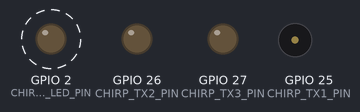
The sketch below on a simulated ESP32. On the bench: output pins drawn as LEDs (lit = HIGH), buzzer (waves = sounding). Dashed ring = blinking. What the sketch prints to the serial monitor is not drawn.

Above: at 0.92 s.
Timing chart, 0 to 3.9 s (numbered marks = the images above):
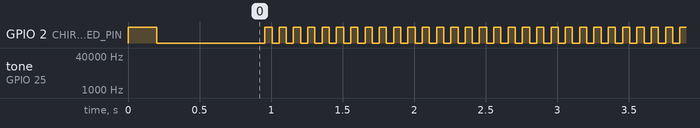

Measured:
- by itself, GPIO 2 (CHIRP_STATUS_LED_PIN): repeats every 0.10 s: HIGH 0.05 s, LOW 0.05 s

The sketch:

buoy_firmware.ino
```cpp
// ============================================================
// Module:      buoy_firmware.ino
// Description: ASV acoustic beacon (buoy) firmware. Standalone
//              LFM chirp generator - no micro-ROS, no sensors.
//              Drives 3x TCT40-16T via IRLZ44N MOSFETs at 120deg
//              spacing for 360deg coverage. Single codebase for
//              both buoys; sweep direction selected at compile
//              time via BUOY_ID (code-division beacon ID, FC-7).
// Target:      ESP32 #2 (buoy controller), Arduino framework
// Pipeline:    THIS -> IRLZ44N gates -> 3x TCT40-16T -> air ->
//              TCT40-16R (vehicle) -> AD9226 -> FPGA matched filter
// Date:        2026-06-30
// ============================================================
//
// CLAUDE.md / TRAJECTORY.md FC-7 contract:
//  - Buoy 1: UP-sweep LFM, 38.5 -> 41.5 kHz
//  - Buoy 2: DOWN-sweep LFM, 41.5 -> 38.5 kHz
//  - Both buoys share the SAME 38.5-41.5kHz transducer passband;
//    beacon ID is by sweep DIRECTION, not frequency band.
//  - Chirp duration T = 5.0ms, repeat at 20Hz (50ms period).
//  - 2109 reference samples @ 421,875Hz on the receive side is
//    unaffected by transmit-side implementation here.
//
// Build instructions:
//  Set BUOY_ID below to 1 (this board drives Buoy 1, UP-sweep) or
//  2 (this board drives Buoy 2, DOWN-sweep) BEFORE flashing each
//  physical buoy board. Each buoy is a separate ESP32 board running
//  this same file with only BUOY_ID changed.
//
#define BUOY_ID 1   // <-- SET TO 1 or 2 BEFORE FLASHING (see above)

#if (BUOY_ID != 1) && (BUOY_ID != 2)
#error "BUOY_ID must be defined as 1 or 2"
#endif

#include "chirp_generator.h"

// Buoy 1 = UP-sweep (38.5->41.5kHz), Buoy 2 = DOWN-sweep (41.5->38.5kHz). (FC-7)
#define BUOY_UP_SWEEP (BUOY_ID == 1)

uint32_t t_last_chirp = 0;

void setup() {
  chirp_setup();
  Serial.begin(115200);
  Serial.printf("ASV buoy firmware - BUOY_ID=%d (%s-sweep)\n",
                BUOY_ID, BUOY_UP_SWEEP ? "UP" : "DOWN");

  // Visual confirmation of compiled BUOY_ID in the field (no serial needed).
  chirp_blink_id(BUOY_ID);

  t_last_chirp = millis();
}

void loop() {
  uint32_t now = millis();

  // 20Hz chirp rate (CHIRP_PERIOD_MS = 50ms). The 5ms chirp itself is
  // blocking (chirp_play); no other duties run on this standalone board,
  // so blocking timing is acceptable and keeps the sweep ramp jitter-free.
  if ((now - t_last_chirp) >= CHIRP_PERIOD_MS) {
    t_last_chirp = now;
    chirp_play(BUOY_UP_SWEEP);
  }
}
```

chirp_generator.h
```cpp
// ============================================================
// Module:      chirp_generator.h
// Description: LFM (linear frequency modulated) chirp generator
//              for the ASV acoustic beacons. Drives 3x TCT40-16T
//              transducers (120 deg spacing) via IRLZ44N MOSFET
//              gate drive, using ESP32 LEDC hardware PWM stepped
//              through a discrete frequency ramp to approximate
//              the analog LFM sweep with a square wave.
// Target:      ESP32 #2 (buoy), standalone (no micro-ROS)
// Reference:   CLAUDE.md FC-7 (TRAJECTORY.md) - code-division beacon
//              ID by sweep direction, both buoys share the same
//              38.5-41.5kHz TCT40-16T transducer passband.
//              DL-1 addendum - square-wave digital drive validated
//              for this transducer; no DAC/analog synth needed.
// Date:        2026-06-30
// ============================================================
//
// IRLZ44N gate drive circuit (per transducer channel, x3):
//   ESP32 GPIO --[150-220ohm series resistor]--> IRLZ44N Gate
//   IRLZ44N Gate --[100k pulldown to GND]        (holds gate low
//                                                  if GPIO floats
//                                                  during boot)
//   IRLZ44N Drain -> TCT40-16T (+) ; TCT40-16T (-) -> TX supply rail
//   1N4148 clamp diode: cathode to TX supply rail, anode to Drain
//                        (clamps inductive/piezo flyback above rail)
//   IRLZ44N Source -> GND (common with ESP32 GND)
//   IRLZ44N Vgs(th) = 1-2V -> fully enhanced at 3.3V ESP32 GPIO (CLAUDE.md)
//
// GPIO pin assignment (3 gates per buoy board):
//   TX1_PIN = GPIO25  (LEDC ch 0, all 3 pins share this channel ->
//   TX2_PIN = GPIO26   identical waveform out of all 3 gates, since
//   TX3_PIN = GPIO27   the 3 transducers are driven in unison for
//                       360 deg coverage, not individually modulated)
//   STATUS_LED_PIN = GPIO2 (onboard LED; blinks BUOY_ID at boot,
//                            toggles once per chirp for field debug)
//
// TX supply rail: confirm at Layer A bench check (DL-1 addendum used
// 5V bench drive for the FPGA TX validation; use the same nominal 5V
// for the buoy MOSFET drain rail unless bench testing says otherwise).
//
#ifndef CHIRP_GENERATOR_H
#define CHIRP_GENERATOR_H

#include <Arduino.h>

// ---- Pin map ----
#define CHIRP_TX1_PIN        25
#define CHIRP_TX2_PIN        26
#define CHIRP_TX3_PIN        27
#define CHIRP_STATUS_LED_PIN 2

// ---- LEDC configuration ----
#define CHIRP_LEDC_CHANNEL   0
#define CHIRP_LEDC_RES_BITS  8     // ledcWriteTone manages duty internally

// ---- Chirp spec (CLAUDE.md FC-7, both buoys share this band) ----
#define CHIRP_F_LOW_HZ    38500.0f
#define CHIRP_F_HIGH_HZ   41500.0f
#define CHIRP_DURATION_MS 5        // T = 5.0ms (FC-7)
#define CHIRP_PERIOD_MS   50       // 20Hz repeat rate (FC-7)
#define CHIRP_N_STEPS     50       // 100us/step over 5ms - discrete approx. of LFM ramp
#define CHIRP_STEP_US     (uint32_t)((CHIRP_DURATION_MS * 1000UL) / CHIRP_N_STEPS)

inline void chirp_setup() {
  pinMode(CHIRP_STATUS_LED_PIN, OUTPUT);
  digitalWrite(CHIRP_STATUS_LED_PIN, LOW);

  // All 3 TX gates share one LEDC channel -> identical waveform on
  // all 3 transducers (they are driven in unison, not phased).
  ledcSetup(CHIRP_LEDC_CHANNEL, (uint32_t)CHIRP_F_LOW_HZ, CHIRP_LEDC_RES_BITS);
  ledcAttachPin(CHIRP_TX1_PIN, CHIRP_LEDC_CHANNEL);
  ledcAttachPin(CHIRP_TX2_PIN, CHIRP_LEDC_CHANNEL);
  ledcAttachPin(CHIRP_TX3_PIN, CHIRP_LEDC_CHANNEL);
  ledcWriteTone(CHIRP_LEDC_CHANNEL, 0);  // silent until first chirp
}

// Blocking: steps the LEDC tone frequency through a discrete linear
// ramp from f_start to f_stop over CHIRP_DURATION_MS, then silences
// the output. up_sweep=true -> f_start=LOW, f_stop=HIGH (Buoy 1);
// up_sweep=false -> f_start=HIGH, f_stop=LOW (Buoy 2), per FC-7.
inline void chirp_play(bool up_sweep) {
  float f_start = up_sweep ? CHIRP_F_LOW_HZ  : CHIRP_F_HIGH_HZ;
  float f_stop  = up_sweep ? CHIRP_F_HIGH_HZ : CHIRP_F_LOW_HZ;

  for (int i = 0; i < CHIRP_N_STEPS; i++) {
    float frac = (float)i / (float)(CHIRP_N_STEPS - 1);
    float f = f_start + (f_stop - f_start) * frac;
    ledcWriteTone(CHIRP_LEDC_CHANNEL, f);
    delayMicroseconds(CHIRP_STEP_US);
  }
  ledcWriteTone(CHIRP_LEDC_CHANNEL, 0);  // silence between chirps

  digitalWrite(CHIRP_STATUS_LED_PIN, !digitalRead(CHIRP_STATUS_LED_PIN));
}

// Boot-time visual ID: blink the status LED `id` times so the buoy's
// compiled BUOY_ID can be confirmed in the field without a serial console.
inline void chirp_blink_id(int id) {
  for (int i = 0; i < id; i++) {
    digitalWrite(CHIRP_STATUS_LED_PIN, HIGH);
    delay(200);
    digitalWrite(CHIRP_STATUS_LED_PIN, LOW);
    delay(200);
  }
  delay(500);
}

#endif // CHIRP_GENERATOR_H
```
